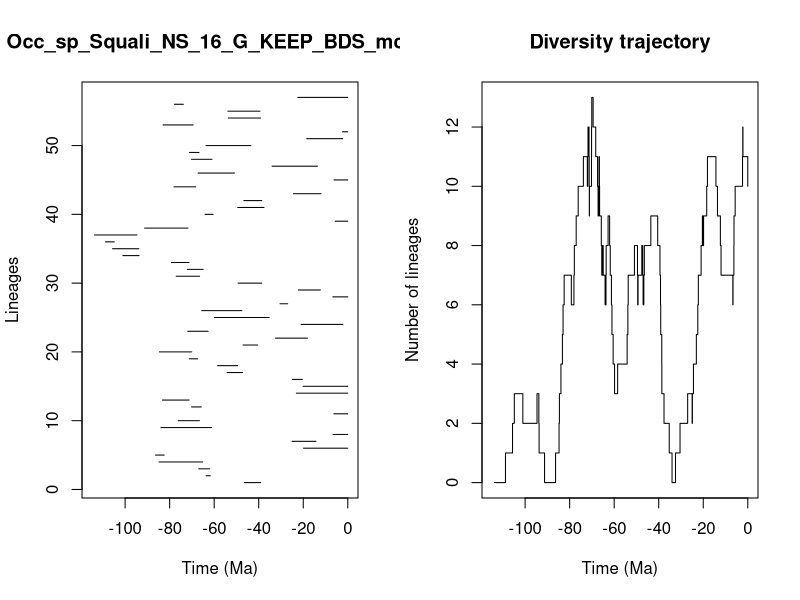

Generate this figure with R:


pdf(file='../Results/Species_NS/5_MA_bins_EP/pyrate_mcmc_logs/Occ_sp_Squali_NS_16_G_KEEP_BDS_mcmc_LTT.pdf',width=0.6*20, height=0.6*10)
title = "Occ_sp_Squali_NS_16_G_KEEP_BDS_mcmc"
ts=c(46.45367370572053, 63.6003198522631,66.95373976713611,84.760535485893,86.3233795886343,19.851429749964105,24.99648163711744,6.621136679325348,83.90969599665873,76.15407243491222,6.23791838366248,70.15089083218295,83.2456603123481,23.095365413373077,20.068253944592502,24.873958679150626,54.17437981908545,58.44957127368747,71.168291972644,84.59762926027805,47.014383216998795,32.46027494114918,71.87385316219441,20.965084154323513,59.82983323469929,65.57888986050031,30.424992123356876,6.7126513822801845,22.20394723773109,49.270729490148284,77.0590981160939,72.0529708111789,79.24358507612045,101.01641835121544,105.64852591071816,108.80740748576464,113.76723928428227,91.26685995981207,5.663883534214411,64.0852725404672,49.44257021574327,46.67609096562032,24.397012734957777,78.07997833344572,6.183746491638485,67.22005018036431,34.011574545890255,70.18344526629788,71.11764714783435,63.671287176867644,18.440693553443182,2.35923546863491,82.9523306110775,53.69752843040008,53.852919002205425,77.88935223565733,22.442878195587767)
te=c(39.09647929905888, 61.76619562691237,62.039915529661194,65.16232274810709,82.46612740796459,0.0,14.2970100279754,0.0,61.23648206629757,66.62939606689847,0.0,65.78536120235587,71.21780254653648,0.0,0.0,20.404037354715275,47.18897552738902,49.530103460217916,67.46508696830955,70.06248679936026,40.453887585701345,18.109401449699174,62.7384259381954,2.165470948649941,35.28054429334785,47.587120011953346,26.996295514092548,0.0,12.306075247840438,38.62110857202518,66.54645338841942,64.92273027885162,71.29551947697064,93.71916957832573,93.8309840537213,104.8437189522843,94.65012540218937,71.75767233871832,0.0,60.46186957575384,37.61828874115033,38.591935049316426,12.005850463494818,68.27724798925178,0.0,50.90315125284617,13.614123581069084,60.98987713600033,66.80810876715216,43.543340288106215,2.2510942538350793,0.0,69.45199082412515,39.18600998721172,39.43490566982309,73.83492774935436,0.0)
div_traj=c(0, 1,2,3,2,3,2,1,0,1,2,3,4,5,6,7,6,7,8,9,10,11,10,11,12,11,10,9,10,11,12,13,12,11,10,9,10,11,10,9,8,7,8,7,6,7,8,9,8,7,6,5,4,3,4,5,6,7,8,7,6,7,8,7,6,7,8,9,8,7,6,5,4,3,2,1,0,1,2,3,2,3,4,5,6,7,8,9,8,9,10,11,10,9,8,7,6,7,8,9,10,11,12,11,10)
time_events=c(113.76723928428227, 108.80740748576464,105.64852591071816,104.8437189522843,101.01641835121544,94.65012540218937,93.8309840537213,93.71916957832573,91.26685995981207,86.3233795886343,84.760535485893,84.59762926027805,83.90969599665873,83.2456603123481,82.9523306110775,82.46612740796459,79.24358507612045,78.07997833344572,77.88935223565733,77.0590981160939,76.15407243491222,73.83492774935436,72.0529708111789,71.87385316219441,71.75767233871832,71.29551947697064,71.21780254653648,71.168291972644,71.11764714783435,70.18344526629788,70.15089083218295,70.06248679936026,69.45199082412515,68.27724798925178,67.46508696830955,67.22005018036431,66.95373976713611,66.80810876715216,66.62939606689847,66.54645338841942,65.78536120235587,65.57888986050031,65.16232274810709,64.92273027885162,64.0852725404672,63.671287176867644,63.6003198522631,62.7384259381954,62.039915529661194,61.76619562691237,61.23648206629757,60.98987713600033,60.46186957575384,59.82983323469929,58.44957127368747,54.17437981908545,53.852919002205425,53.69752843040008,50.90315125284617,49.530103460217916,49.44257021574327,49.270729490148284,47.587120011953346,47.18897552738902,47.014383216998795,46.67609096562032,46.45367370572053,43.543340288106215,40.453887585701345,39.43490566982309,39.18600998721172,39.09647929905888,38.62110857202518,38.591935049316426,37.61828874115033,35.28054429334785,34.011574545890255,32.46027494114918,30.424992123356876,26.996295514092548,24.99648163711744,24.873958679150626,24.397012734957777,23.095365413373077,22.442878195587767,22.20394723773109,20.965084154323513,20.404037354715275,20.068253944592502,19.851429749964105,18.440693553443182,18.109401449699174,14.2970100279754,13.614123581069084,12.306075247840438,12.005850463494818,6.7126513822801845,6.621136679325348,6.23791838366248,6.183746491638485,5.663883534214411,2.35923546863491,2.2510942538350793,2.165470948649941,0.0)
                par(mfrow=c(1,2))
                L = length(ts)
                plot(ts, 1:L , xlim=c(-max(ts)-1,0), pch=20, type="n", main=title,xlab="Time (Ma)",ylab="Lineages")
                for (i in 1:L){segments(x0=-te[i],y0=i,x1=-ts[i],y1=i)}    
                t = -time_events
                plot(div_traj ~ t,type="s", main = "Diversity trajectory",xlab="Time (Ma)",ylab="Number of lineages",xlim=c(-max(ts)-1,0))
                abline(v=c(65,200,251,367,445),lty=2,col="gray")
                
